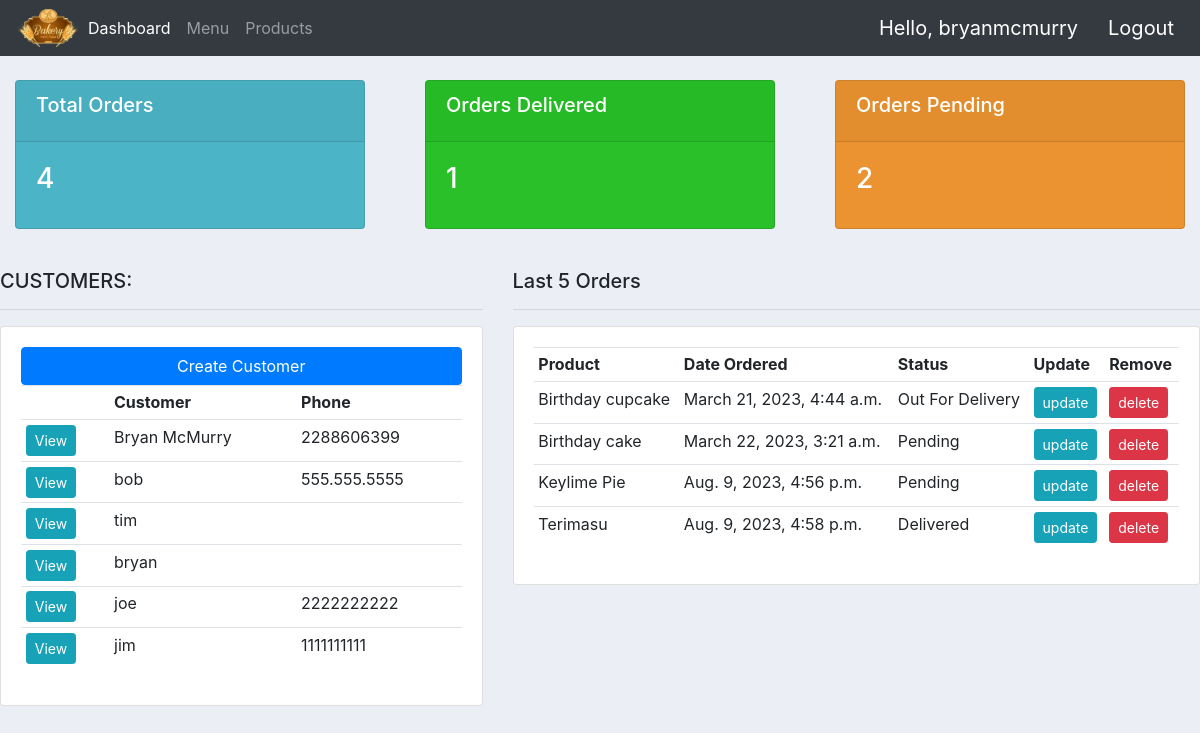
Screenshot of / (signed in) with the database file from the repository.
### app/models.py (models this page shows, shortened)
class Customer(models.Model):
    user = models.OneToOneField(User, on_delete=models.CASCADE)
    name = models.CharField(max_length=50)
    phone = models.CharField(max_length=50)
    email = models.EmailField(max_length=254)
    profile_pic = models.ImageField(
        default="profile_pic_green.png", null=True, blank=True
    )
    date_created = models.DateTimeField(auto_now_add=True)

class Order(models.Model):
    STATUS = (
        ("Pending", "Pending"),
        ("Out For Delivery", "Out For Delivery"),
        ("Delivered", "Delivered"),
    )
    customer = models.ForeignKey(Customer, null=True, on_delete=models.PROTECT)
    product = models.ForeignKey(Product, null=True, on_delete=models.PROTECT)
    date_created = models.DateTimeField(auto_now_add=True, null=True)
    status = models.CharField(max_length=200, null=True, choices=STATUS)

class Product(models.Model):
    CATEGORY = (
        ("Cake", "Cake"),
        ("Cookie", "Cookie"),
        ("Pie", "Pie"),
        ("Cupcake", "Cupcake"),
    )
    name = models.CharField(max_length=50)
    price = models.FloatField()
    category = models.CharField(max_length=50, null=True, choices=CATEGORY)
    description = models.CharField(
        max_length=500,
        null=True,
        blank=True,
        default="It's made with Sugar, Spice, and Everything Nice.",
    )
    date_created = models.DateTimeField(auto_now_add=True)
    image = models.ImageField(null=True, blank=True)
    tags = models.ManyToManyField("Tag")
    def __str__(self):
        return self.name

### app/decorators.py (the view)
    def wrapper_function(request, *args, **kwargs):
        group = None
        if request.user.groups.exists():
            group = request.user.groups.all()[0].name
        if group == "customer":
            return redirect("store")
        if group == "admin":
            return view_func(request, *args, **kwargs)
        return HttpResponseForbidden()

### app/views.py (called while the page is built)
@login_required(login_url="login")
@admin_only
def Home(request):
    orders = Order.objects.all()
    customers = Customer.objects.all()
    total_customers = customers.count()
    total_orders = orders.count()
    delivered = orders.filter(status="Delivered").count()
    pending = orders.filter(status="Pending").count()
    context = {
        "orders": orders,
        "customers": customers,
        "total_orders": total_orders,
        "delivered": delivered,
        "pending": pending,
    }
    return render(request, "dashboard.html", context)

### app/templates/dashboard.html (shortened to what this page needs)
{% extends 'base.html' %} {% load static %}  {% block content %} {% include 'status.html' %}
<br />
<div class="row">
  <div class="col-md-5">
    <h5>CUSTOMERS:</h5>
    <hr />
    <div class="card card-body">
      <a class="btn btn-primary" href="{% url 'create_customer' %}"
        >Create Customer</a
      >
      <table class="table table-sm">
        <tr>
          <th></th>
          <th>Customer</th>
          <th>Phone</th>
        </tr>
        {% for customer in customers %}
        <tr>
          <td>
            <a
              class="btn btn-sm btn-info"
              href="{% url 'customer' customer.id%}"
              >View</a
            >
          </td>
          <td>{{customer.name}}</td>
          <td>{{customer.phone}}</td>
        </tr>
        {% endfor %}
      </table>
    </div>
  </div>
  <div class="col-md-7">
    <h5>Last 5 Orders</h5>
    <hr />
    <div class="card card-body">
      <table class="table table-sm">
        <tr>
          <th>Product</th>
          <th>Date Ordered</th>
          <th>Status</th>
          <th>Update</th>
          <th>Remove</th>
        </tr>
        {% for order in orders %}
        <tr>
          <td>{{order.product}}</td>
          <td>{{order.date_created}}</td>
          <td>{{order.status}}</td>
          <td>
            <a
              class="btn btn-sm btn-info"
              href="{% url 'update_order' order.id %}"
              >update</a
            >
          </td>
          <td>
            <a
              class="btn btn-sm btn-danger"
              href="{% url 'delete_order' order.id %}"
              >delete</a
            >
          </td>
        </tr>
        {% endfor %}
      </table>
    </div>
  </div>
</div>
{% endblock content %}

### app/templates/navbar.html (shortened to what this page needs)
{% load static %}
<nav class="navbar navbar-expand-lg navbar-dark bg-dark">
  <img class="logo" src="{% static '/images/logo.png' %}" />
  <div class="collapse navbar-collapse" id="navbarNav">
    <ul class="navbar-nav">
      {% if request.user.is_staff %}
      <li class="nav-item active">
        <a class="nav-link" href="{% url 'home' %}">Dashboard</a>
      </li>
      <li class="nav-item">
        <a class="nav-link" href="{% url 'products' %}">Menu</a>
      </li>
      {% endif %}
      <li class="nav-item">
        <a class="nav-link" href="{% url 'store' %}">Products</a>
      </li>
    </ul>
  </div>
  <span class="hello-msg">Hello, {{request.user}}</span>
  <span><a class="hello-msg" href="{% url 'logout' %}">Logout</a></span>
</nav>

### app/static/styles.css (style rules this page uses)
.logo { max-width: 4em; }
body { background-color: #ebeff5; }
.hello-msg { color: white; padding-left: 1em; }
.hello-msg { font-size: 20px; color: white; margin-right: 10px; text-decoration: none; }

### rows the page displays
Customer: name "Bryan McMurry", phone "2288606399"
Customer: name "bob", phone "555.555.5555"
Customer: name "tim"
Customer: name "bryan"
Customer: name "joe", phone "2222222222"
Customer: name "jim", phone "1111111111"
Order: product "Birthday cupcake", date_created "March 21, 2023, 4:44 a.m.", status "Out For Delivery"
Order: product "Birthday cake", date_created "March 22, 2023, 3:21 a.m.", status "Pending"
Order: product "Keylime Pie", date_created "Aug. 9, 2023, 4:56 p.m.", status "Pending"
Order: product "Terimasu", date_created "Aug. 9, 2023, 4:58 p.m.", status "Delivered"

### other values shown
{{ request.user }} "bryanmcmurry"
{{ total_orders }} "4"
{{ delivered }} "1"
{{ pending }} "2"
